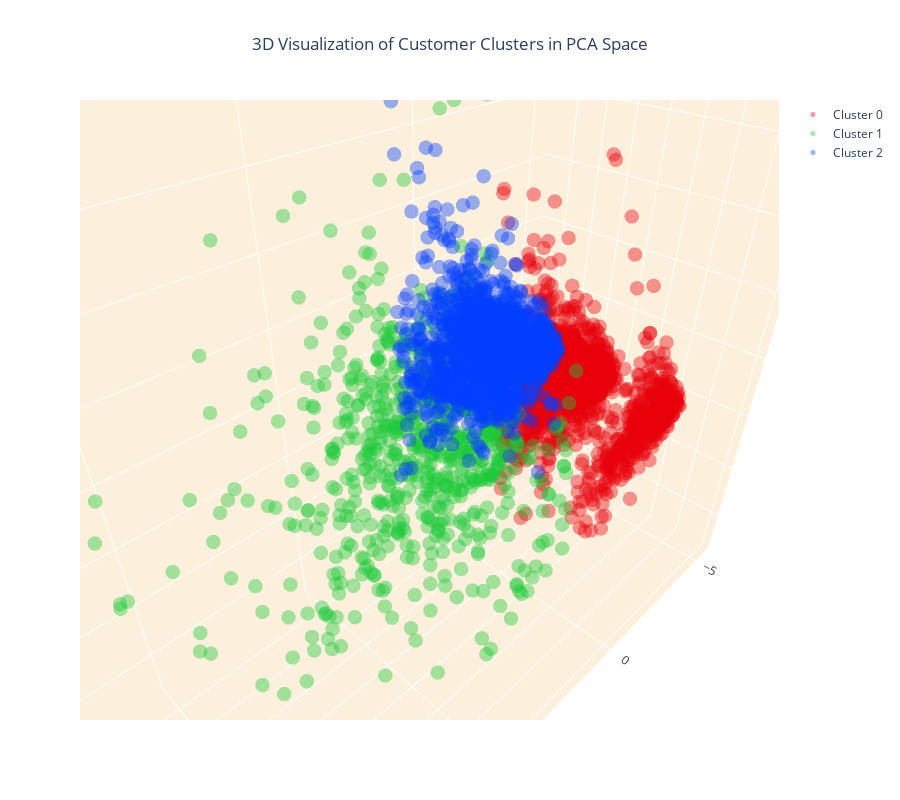

This figure's notebook cell:
### Code cell
# Create separate data frames for each cluster
cluster_0 = customer_data_pca[customer_data_pca['cluster'] == 0]
cluster_1 = customer_data_pca[customer_data_pca['cluster'] == 1]
cluster_2 = customer_data_pca[customer_data_pca['cluster'] == 2]

# Create a 3D scatter plot
fig = go.Figure()

# Add data points for each cluster separately and specify the color
fig.add_trace(go.Scatter3d(x=cluster_0['PC1'], y=cluster_0['PC2'], z=cluster_0['PC3'], 
                           mode='markers', marker=dict(color=colors[0], size=5, opacity=0.4), name='Cluster 0'))
fig.add_trace(go.Scatter3d(x=cluster_1['PC1'], y=cluster_1['PC2'], z=cluster_1['PC3'], 
                           mode='markers', marker=dict(color=colors[1], size=5, opacity=0.4), name='Cluster 1'))
fig.add_trace(go.Scatter3d(x=cluster_2['PC1'], y=cluster_2['PC2'], z=cluster_2['PC3'], 
                           mode='markers', marker=dict(color=colors[2], size=5, opacity=0.4), name='Cluster 2'))

# Set the title and layout details
fig.update_layout(
    title=dict(text='3D Visualization of Customer Clusters in PCA Space', x=0.5),
    scene=dict(
        xaxis=dict(backgroundcolor="#fcf0dc", gridcolor='white', title='PC1'),
        yaxis=dict(backgroundcolor="#fcf0dc", gridcolor='white', title='PC2'),
        zaxis=dict(backgroundcolor="#fcf0dc", gridcolor='white', title='PC3'),
    ),
    width=900,
    height=800
)

# Show the plot
fig.show()

### Figure 1 — Plotly figure (JSON) as saved in the notebook; plotly's stock layout.template omitted (floating-point values rounded to 4 significant figures; data arrays with more than 128 entries replaced by an {"elided": "..."} marker saying what was removed)
{"data": [{"marker": {"color": "#e8000b", "opacity": 0.4, "size": 5}, "mode": "markers", "name": "Cluster 0", "type": "scatter3d", "x": {"elided": "1656 float values"}, "y": {"elided": "1656 float values"}, "z": {"elided": "1656 float values"}}, {"marker": {"color": "#1ac938", "opacity": 0.4, "size": 5}, "mode": "markers", "name": "Cluster 1", "type": "scatter3d", "x": {"elided": "734 float values"}, "y": {"elided": "734 float values"}, "z": {"elided": "734 float values"}}, {"marker": {"color": "#023eff", "opacity": 0.4, "size": 5}, "mode": "markers", "name": "Cluster 2", "type": "scatter3d", "x": {"elided": "1677 float values"}, "y": {"elided": "1677 float values"}, "z": {"elided": "1677 float values"}}], "layout": {"height": 800, "scene": {"aspectmode": "auto", "aspectratio": {"x": 1.366, "y": 0.5978, "z": 1.225}, "camera": {"center": {"x": 0, "y": 0, "z": 0}, "eye": {"x": 0.7452, "y": 0.7452, "z": 0.7452}, "projection": {"type": "perspective"}, "up": {"x": 0, "y": 0, "z": 1}}, "xaxis": {"backgroundcolor": "#fcf0dc", "gridcolor": "white", "title": {"text": "PC1"}, "type": "linear"}, "yaxis": {"backgroundcolor": "#fcf0dc", "gridcolor": "white", "title": {"text": "PC2"}, "type": "linear"}, "zaxis": {"backgroundcolor": "#fcf0dc", "gridcolor": "white", "title": {"text": "PC3"}, "type": "linear"}}, "title": {"text": "3D Visualization of Customer Clusters in PCA Space", "x": 0.5}, "width": 900}}
